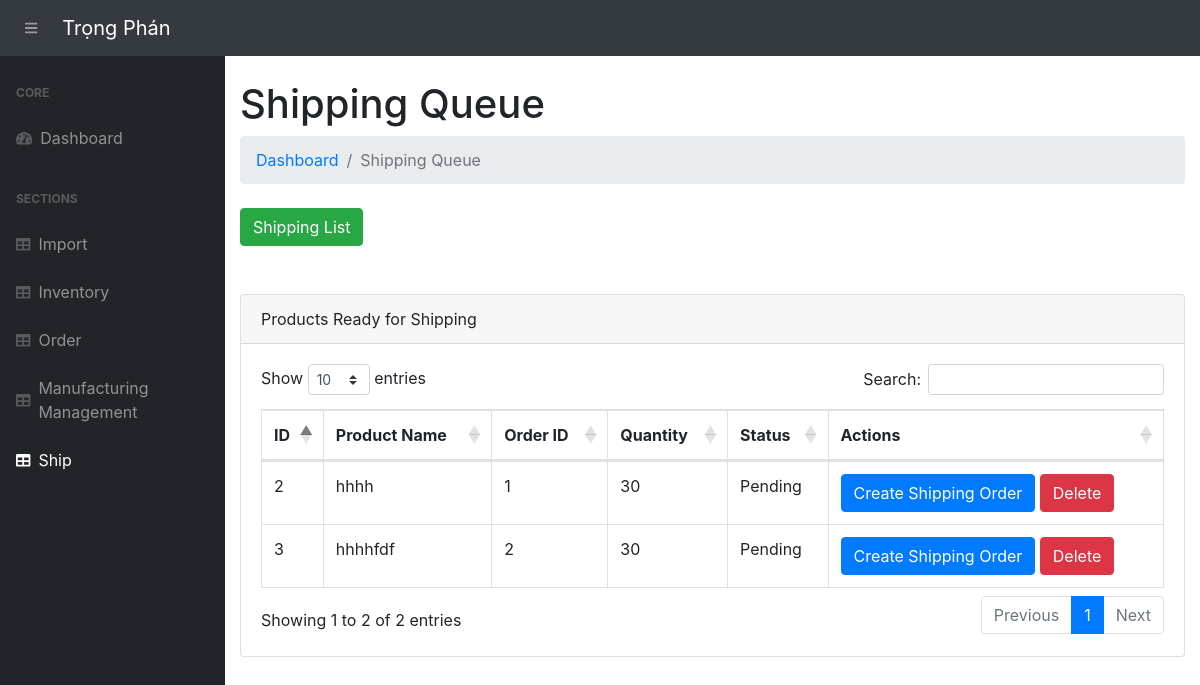
Page /shipping-queue/ on the earlier database version.
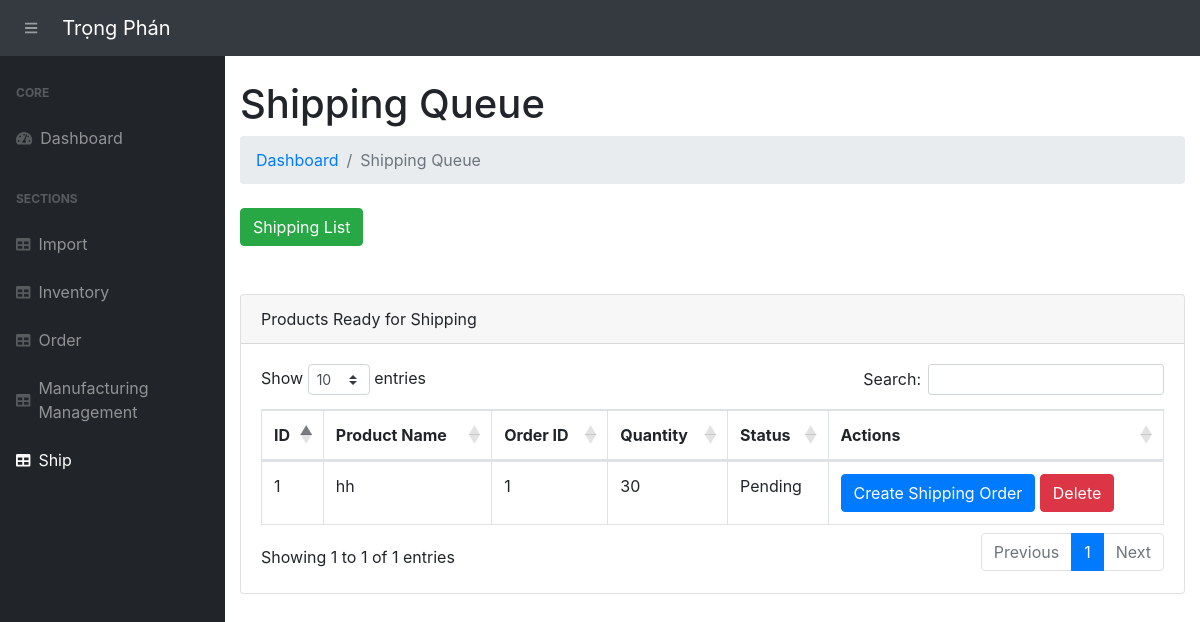
Same page on the later database version.
### app.py (models this page shows, shortened)
class ShippingQueue(db.Model):
    __tablename__ = 'shipping_queue'
    shipping_queue_id = db.Column(db.Integer, primary_key=True)
    order_id = db.Column(db.Integer, db.ForeignKey('orders.order_id'))
    batch_id = db.Column(db.Integer, db.ForeignKey('product_batches.batch_id'))
    product_name = db.Column(db.String(255), nullable=False)
    quantity = db.Column(db.Integer, nullable=False)
    status = db.Column(db.String(50), default='Pending')  # Trạng thái mặc định là "Pending"
    order_detail = db.relationship('Order', backref='shipping_queue')
    product_batch = db.relationship('ProductBatch', backref='shipping_queue')

### app.py (the view)
@app.route('/shipping-queue/', methods=["GET"])
def shipping_queue_list():
    shipping_queue_items = ShippingQueue.query.filter_by(status="Pending").all()
    return render_template('shipping_queue.html', shipping_queue_items=shipping_queue_items)

### templates/shipping_queue.html (shortened to what this page needs)
{% extends 'base.html' %}
{% block content %}
<main>
    <div class="container-fluid">
        <h1 class="mt-4">Shipping Queue</h1>
        <ol class="breadcrumb mb-4">
            <li class="breadcrumb-item"><a href="/">Dashboard</a></li>
            <li class="breadcrumb-item active">Shipping Queue</li>
        </ol>
        <a href="/shipping-list/" class="btn btn-success">Shipping List</a>
        <br><br><br>
        <div class="card mb-4">
            <div class="card-header">Products Ready for Shipping</div>
            <div class="card-body">
                <table class="table table-bordered" id="dataTable" width="100%" cellspacing="0">
                    <thead>
                        <tr>
                            <th>ID</th>
                            <th>Product Name</th>
                            <th>Order ID</th>
                            <th>Quantity</th>
                            <th>Status</th>
                            <th>Actions</th>
                        </tr>
                    </thead>
                    <tbody>
                        {% for item in shipping_queue_items %}
                            <tr>
                                <td>{{ item.batch_id }}</td>
                                <td>{{ item.product_name }}</td>
                                <td>{{ item.order_id }}</td>
                                <td>{{ item.quantity }}</td>
                                <td>{{ item.status }}</td>
                                <td>
                                    <a href="{{ url_for('create_shipping_order', order_id=item.order_id) }}" class="btn btn-primary">Create Shipping Order</a>
                                    <form action="{{ url_for('delete_shipping_queue', shipping_queue_id=item.shipping_queue_id) }}" method="POST" style="display:inline;">
                                        <button type="submit" class="btn btn-danger" onclick="return confirm('Are you sure you want to delete this item from the shipping queue?')">Delete</button>
                                    </form>
                                </td>
                            </tr>
                        {% endfor %}
                    </tbody>
                </table>
            </div>
        </div>
    </div>
</main>
{% endblock %}

Differences in the rows shown:
removed ShippingQueue: batch_id "2", product_name "hhhh", order_id "1", quantity "30", status "Pending"
removed ShippingQueue: batch_id "3", product_name "hhhhfdf", order_id "2", quantity "30", status "Pending"
added ShippingQueue: batch_id "1", product_name "hh", order_id "1", quantity "30", status "Pending"
Other differences:
text written by a page script: "Show entries Search: Showing 1 to 2 of 2 entries Previous 1 Next" → "Show entries Search: Showing 1 to 1 of 1 entries Previous 1 Next"
